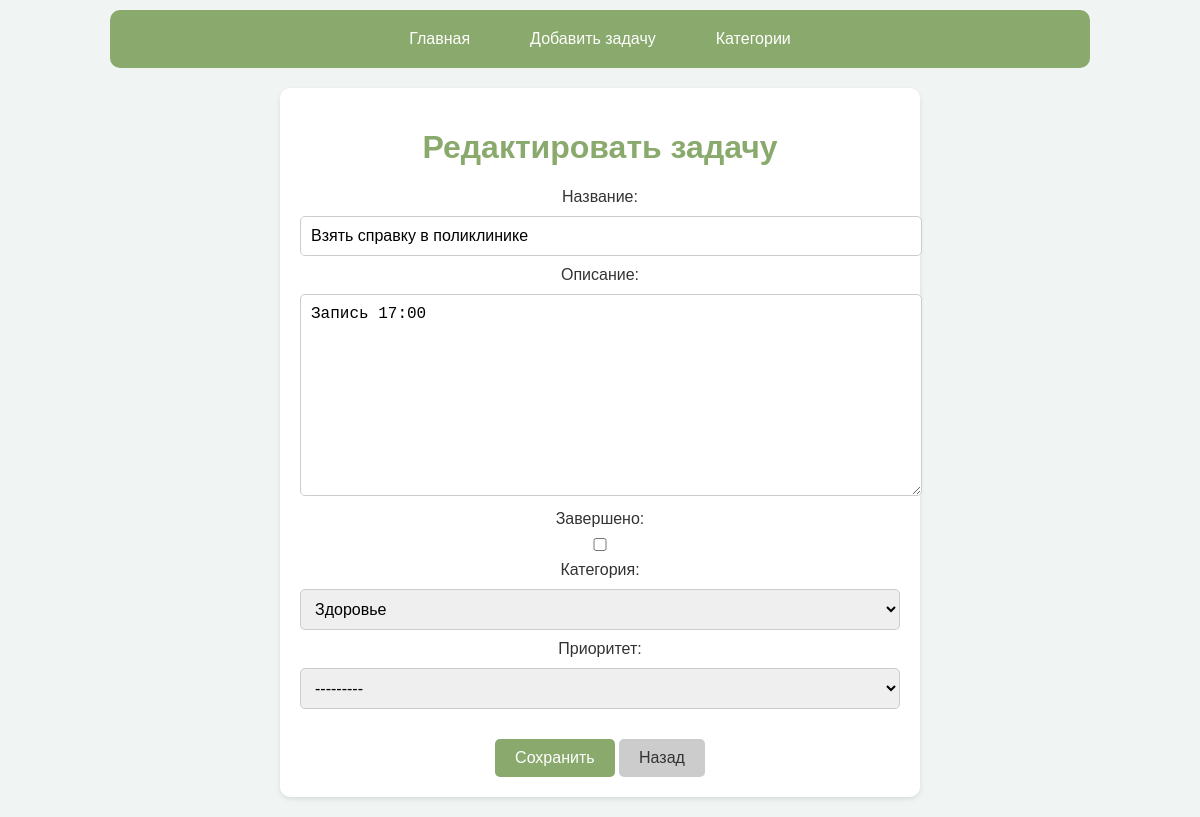
The page /edit/7/ on the database its author committed.
### tasks/models.py (models this page shows, shortened)
class Task(models.Model):
    title = models.CharField(max_length=200)
    description = models.TextField(blank=True, max_length=300)
    completed = models.BooleanField(default=False)
    category = models.ForeignKey(Category, on_delete=models.CASCADE, null=True, blank=True)
    priority = models.ForeignKey(Priority, on_delete=models.SET_NULL, null=True, blank=True)

### tasks/views.py (the view)
# urls.py: path('edit/<int:task_id>/', views.task_update, name='task_update'),
def task_update(request, task_id):
    task = Task.objects.get(id=task_id)
    if request.method == 'POST':
        form = TaskForm(request.POST, instance=task)
        if form.is_valid():
            form.save()
            return redirect('task_list')
    else:
        form = TaskForm(instance=task)
    return render(request, 'tasks/task_form.html', {'form': form})

### tasks/forms.py
class TaskForm(forms.ModelForm):
    class Meta:
        model = Task
        fields = ['title', 'description', 'completed', 'category', 'priority']

### tasks/models.py (called while the page is built)
    def __str__(self):
        return self.name

    def __str__(self):
        return self.level

### tasks/templates/tasks/task_form.html (shortened to what this page needs)
{% extends "base.html" %}
{% block content %}
<div class="task-form">
    <h1>{% if form.instance.pk %}Редактировать{% else %}Создать{% endif %} задачу</h1>
    <form method="post">
        <div class="form-group">
            <label for="id_title">Название:</label>
            {{ form.title }}
        </div>
        <div class="form-group">
            <label for="id_description">Описание:</label>
            {{ form.description }}
        </div>
        <div class="form-group">
            <label for="id_completed">Завершено:</label>
            {{ form.completed }}
        </div>
        <div class="form-group">
            <label for="id_category">Категория:</label>
            {{ form.category }}
        </div>
        <div class="form-group">
            <label for="id_priority">Приоритет:</label>
            {{ form.priority }}
        </div>
        <button type="submit">Сохранить</button>
        <a href="{% url 'task_list' %}">Назад</a>
    </form>
</div>
{% endblock %}

### tasks/static/css/style.css (style rules this page uses)
body { font-family: Arial, sans-serif; background-color: #f0f4f3; color: #333; text-align: center; margin: 0; padding: 0; }
h1 { color: #89a96d; }
.add-btn, .task-form button { display: inline-block; background: #89a96d; color: white; padding: 10px 20px; border-radius: 5px; text-decoration: none; margin-top: 20px; transition: background-color 0.3s; border: none; cursor: pointer; font-size: 16px; }
.task-form { background: #fff; padding: 20px; margin: 20px auto; width: 50%; border-radius: 10px; box-shadow: 0 2px 5px rgba(0, 0, 0, 0.1); }
.task-form input, .task-form textarea, .task-form select { width: 100%; padding: 10px; margin: 10px 0; border: 1px solid #ccc; border-radius: 5px; font-size: 16px; }
.task-form a { display: inline-block; background: #ccc; color: #333; padding: 10px 20px; border-radius: 5px; text-decoration: none; margin-top: 10px; transition: background-color 0.3s; }

### rows shown on the page
Task: title "Взять справку в поликлинике", description "Запись 17:00", category "Здоровье", priority "---------"
